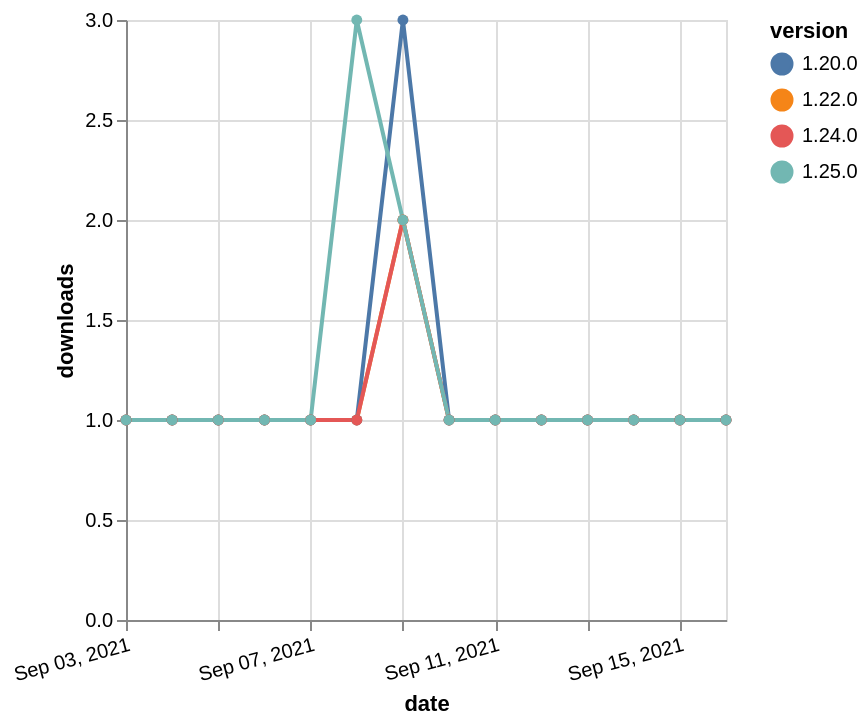

This figure's Vega-Lite source:
### Vega-Lite specification from a JSON file in a GitHub repository (floating-point values rounded to 4 significant figures)
{"$schema": "https://vega.github.io/schema/vega-lite/v5.json", "description": "A simple bar chart with embedded data.", "data": {"values": [{"date": "2021-09-03", "total": 189, "delta": 1, "version": "1.22.0"}, {"date": "2021-09-04", "total": 190, "delta": 1, "version": "1.22.0"}, {"date": "2021-09-05", "total": 191, "delta": 1, "version": "1.22.0"}, {"date": "2021-09-06", "total": 192, "delta": 1, "version": "1.22.0"}, {"date": "2021-09-07", "total": 193, "delta": 1, "version": "1.22.0"}, {"date": "2021-09-08", "total": 194, "delta": 1, "version": "1.22.0"}, {"date": "2021-09-09", "total": 196, "delta": 2, "version": "1.22.0"}, {"date": "2021-09-10", "total": 197, "delta": 1, "version": "1.22.0"}, {"date": "2021-09-11", "total": 198, "delta": 1, "version": "1.22.0"}, {"date": "2021-09-12", "total": 199, "delta": 1, "version": "1.22.0"}, {"date": "2021-09-13", "total": 200, "delta": 1, "version": "1.22.0"}, {"date": "2021-09-14", "total": 201, "delta": 1, "version": "1.22.0"}, {"date": "2021-09-15", "total": 202, "delta": 1, "version": "1.22.0"}, {"date": "2021-09-16", "total": 203, "delta": 1, "version": "1.22.0"}, {"date": "2021-09-03", "total": 399, "delta": 1, "version": "1.20.0"}, {"date": "2021-09-04", "total": 400, "delta": 1, "version": "1.20.0"}, {"date": "2021-09-05", "total": 401, "delta": 1, "version": "1.20.0"}, {"date": "2021-09-06", "total": 402, "delta": 1, "version": "1.20.0"}, {"date": "2021-09-07", "total": 403, "delta": 1, "version": "1.20.0"}, {"date": "2021-09-08", "total": 404, "delta": 1, "version": "1.20.0"}, {"date": "2021-09-09", "total": 407, "delta": 3, "version": "1.20.0"}, {"date": "2021-09-10", "total": 408, "delta": 1, "version": "1.20.0"}, {"date": "2021-09-11", "total": 409, "delta": 1, "version": "1.20.0"}, {"date": "2021-09-12", "total": 410, "delta": 1, "version": "1.20.0"}, {"date": "2021-09-13", "total": 411, "delta": 1, "version": "1.20.0"}, {"date": "2021-09-14", "total": 412, "delta": 1, "version": "1.20.0"}, {"date": "2021-09-15", "total": 413, "delta": 1, "version": "1.20.0"}, {"date": "2021-09-16", "total": 414, "delta": 1, "version": "1.20.0"}, {"date": "2021-09-03", "total": 185, "delta": 1, "version": "1.24.0"}, {"date": "2021-09-04", "total": 186, "delta": 1, "version": "1.24.0"}, {"date": "2021-09-05", "total": 187, "delta": 1, "version": "1.24.0"}, {"date": "2021-09-06", "total": 188, "delta": 1, "version": "1.24.0"}, {"date": "2021-09-07", "total": 189, "delta": 1, "version": "1.24.0"}, {"date": "2021-09-08", "total": 190, "delta": 1, "version": "1.24.0"}, {"date": "2021-09-09", "total": 192, "delta": 2, "version": "1.24.0"}, {"date": "2021-09-10", "total": 193, "delta": 1, "version": "1.24.0"}, {"date": "2021-09-11", "total": 194, "delta": 1, "version": "1.24.0"}, {"date": "2021-09-12", "total": 195, "delta": 1, "version": "1.24.0"}, {"date": "2021-09-13", "total": 196, "delta": 1, "version": "1.24.0"}, {"date": "2021-09-14", "total": 197, "delta": 1, "version": "1.24.0"}, {"date": "2021-09-15", "total": 198, "delta": 1, "version": "1.24.0"}, {"date": "2021-09-16", "total": 199, "delta": 1, "version": "1.24.0"}, {"date": "2021-09-03", "total": 164, "delta": 1, "version": "1.25.0"}, {"date": "2021-09-04", "total": 165, "delta": 1, "version": "1.25.0"}, {"date": "2021-09-05", "total": 166, "delta": 1, "version": "1.25.0"}, {"date": "2021-09-06", "total": 167, "delta": 1, "version": "1.25.0"}, {"date": "2021-09-07", "total": 168, "delta": 1, "version": "1.25.0"}, {"date": "2021-09-08", "total": 171, "delta": 3, "version": "1.25.0"}, {"date": "2021-09-09", "total": 173, "delta": 2, "version": "1.25.0"}, {"date": "2021-09-10", "total": 174, "delta": 1, "version": "1.25.0"}, {"date": "2021-09-11", "total": 175, "delta": 1, "version": "1.25.0"}, {"date": "2021-09-12", "total": 176, "delta": 1, "version": "1.25.0"}, {"date": "2021-09-13", "total": 177, "delta": 1, "version": "1.25.0"}, {"date": "2021-09-14", "total": 178, "delta": 1, "version": "1.25.0"}, {"date": "2021-09-15", "total": 179, "delta": 1, "version": "1.25.0"}, {"date": "2021-09-16", "total": 180, "delta": 1, "version": "1.25.0"}]}, "width": "container", "mark": {"type": "line", "point": {"filled": true}}, "encoding": {"x": {"field": "date", "type": "temporal", "timeUnit": "yearmonthdate", "title": "date", "axis": {"labelAngle": -15}}, "y": {"field": "delta", "type": "quantitative", "title": "downloads"}, "color": {"field": "version", "type": "nominal"}, "tooltip": {"field": "delta"}}}
